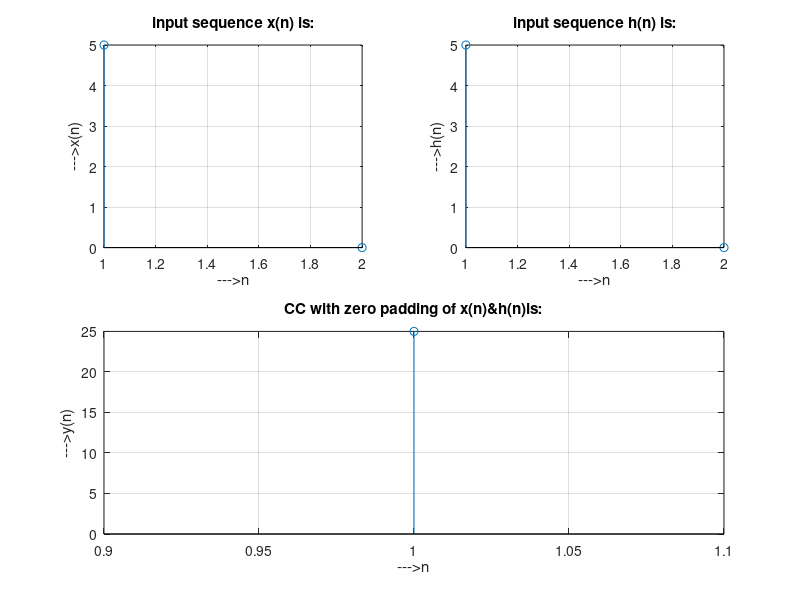

Write the MATLAB code that produced this figure.
clc;
clear all;
close all;

disp('circular convolutionprogram');
x = input('enter input sequence x(n):');
m = length(x);
h = input('enter input sequence h(n):');
n = length(h);
N = m+n-1;

h = [h,zeros(1,N)];
x = [x,zeros(1,N)];

subplot(2,2,1); stem(x);
title('input sequence x(n) is:');
xlabel('--->n');ylabel('--->x(n)');
grid;

subplot(2,2,2);stem(h);
title('input sequence h(n) is:');
xlabel('--->n');ylabel('--->h(n)');
grid;

disp('circular convolution with zeropadding of x(n)&h(n) is y(n)');
y = zeros(1,N);
y(1) = 0;
a(1) = h(1);

for j = 2:N
    a(j) = h(N-j+2);
end;

for i = 1:n
    y(1) = y(1)+x(i)*a(i);
end;

for k = 2:N
    y(k) = 0;
    for j = 2:N
        x2(j) = a(j-1);
    end
    x2(1) = a(N);
    for i = 1:N
        if(i<N+1)
            a(i) = x2(i);
            y(k) = y(k)+x(i)*a(i);
        end;
    end;
end;

subplot(2,2,[3,4]);
disp(y);
stem(y);
title('CC with zero padding of x(n)&h(n)is:');
xlabel('--->n');
ylabel('--->y(n)');
grid;
